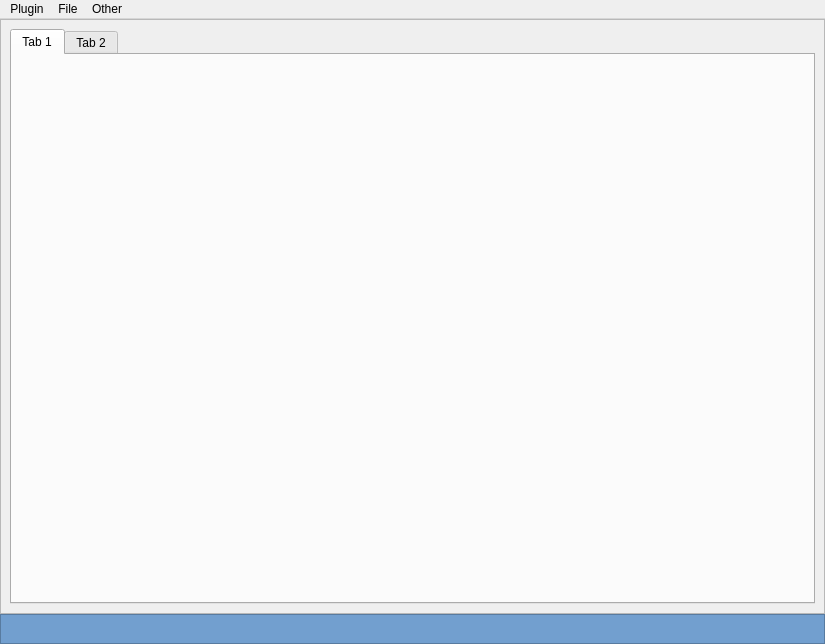
<?xml version="1.0" encoding="UTF-8"?>
<ui version="4.0">
 <class>mainForm</class>
 <widget class="QMainWindow" name="mainForm">
  <property name="geometry">
   <rect>
    <x>0</x>
    <y>0</y>
    <width>825</width>
    <height>644</height>
   </rect>
  </property>
  <property name="windowTitle">
   <string>mainForm</string>
  </property>
  <property name="dockOptions">
   <set>QMainWindow::AllowTabbedDocks|QMainWindow::AnimatedDocks</set>
  </property>
  <widget class="QWidget" name="centralwidget">
   <layout class="QGridLayout" name="gridLayout_2">
    <property name="leftMargin">
     <number>0</number>
    </property>
    <property name="topMargin">
     <number>0</number>
    </property>
    <property name="rightMargin">
     <number>0</number>
    </property>
    <property name="bottomMargin">
     <number>0</number>
    </property>
    <property name="spacing">
     <number>0</number>
    </property>
    <item row="0" column="0">
     <widget class="QFrame" name="frame">
      <property name="minimumSize">
       <size>
        <width>0</width>
        <height>19</height>
       </size>
      </property>
      <property name="frameShape">
       <enum>QFrame::StyledPanel</enum>
      </property>
      <property name="frameShadow">
       <enum>QFrame::Raised</enum>
      </property>
      <layout class="QGridLayout" name="gridLayout">
       <item row="0" column="0">
        <widget class="QTabWidget" name="tabWidget">
         <property name="currentIndex">
          <number>0</number>
         </property>
         <widget class="QWidget" name="tab">
          <attribute name="title">
           <string>Tab 1</string>
          </attribute>
         </widget>
         <widget class="QWidget" name="tab_2">
          <attribute name="title">
           <string>Tab 2</string>
          </attribute>
         </widget>
        </widget>
       </item>
      </layout>
     </widget>
    </item>
    <item row="1" column="0">
     <widget class="QFrame" name="frame_status_bar">
      <property name="minimumSize">
       <size>
        <width>0</width>
        <height>30</height>
       </size>
      </property>
      <property name="styleSheet">
       <string notr="true">background-color: rgb(114, 159, 207);</string>
      </property>
      <property name="frameShape">
       <enum>QFrame::StyledPanel</enum>
      </property>
      <property name="frameShadow">
       <enum>QFrame::Raised</enum>
      </property>
      <layout class="QGridLayout" name="gridLayout_3">
       <property name="leftMargin">
        <number>0</number>
       </property>
       <property name="topMargin">
        <number>0</number>
       </property>
       <property name="rightMargin">
        <number>0</number>
       </property>
       <property name="bottomMargin">
        <number>0</number>
       </property>
       <property name="spacing">
        <number>0</number>
       </property>
       <item row="0" column="0">
        <layout class="QHBoxLayout" name="horizontalLayout_status"/>
       </item>
      </layout>
     </widget>
    </item>
   </layout>
  </widget>
  <widget class="QMenuBar" name="menubar">
   <property name="geometry">
    <rect>
     <x>0</x>
     <y>0</y>
     <width>825</width>
     <height>28</height>
    </rect>
   </property>
   <widget class="QMenu" name="menuPlugin">
    <property name="title">
     <string>Plugin</string>
    </property>
    <addaction name="separator"/>
    <addaction name="separator"/>
   </widget>
   <widget class="QMenu" name="menufile">
    <property name="title">
     <string>File</string>
    </property>
    <addaction name="separator"/>
    <addaction name="separator"/>
   </widget>
   <widget class="QMenu" name="menuOther">
    <property name="title">
     <string>Other</string>
    </property>
   </widget>
   <addaction name="menuPlugin"/>
   <addaction name="menufile"/>
   <addaction name="menuOther"/>
  </widget>
  <action name="actionplugin">
   <property name="text">
    <string>plugin</string>
   </property>
  </action>
 </widget>
 <resources/>
 <connections/>
</ui>
